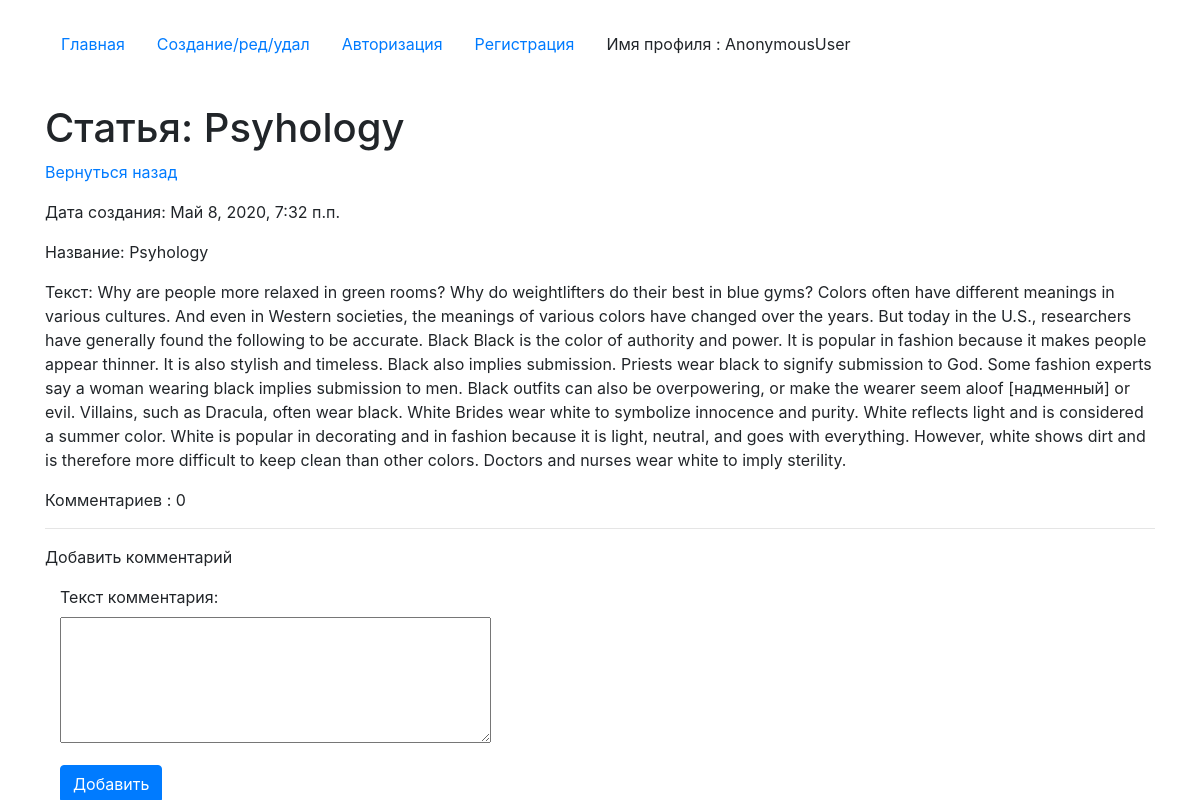
Page /detail/18 on the committed database.
### core/models.py (models this page shows, shortened)
class Articles(models.Model):
    author = models.ForeignKey(User, on_delete = models.CASCADE, verbose_name='Владелец статьи', blank = True, null = True )
    create_date = models.DateTimeField(auto_now=True)
    name = models.CharField(max_length=200, verbose_name='Название')
    text = models.TextField(verbose_name='Текст')
    class Meta:
        verbose_name='Статью'
        verbose_name_plural='Статьи'

### core/views.py (the view, shortened to what this page needs)
# urls.py: path('detail/<int:pk>', views.HomeDetailView.as_view(), name='detail_page'),
class HomeDetailView(CustomSuccessMessageMixin, FormMixin, DetailView):
    model = Articles
    template_name = 'detail.html'
    context_object_name = 'get_article'
    form_class = CommentForm
    success_msg = 'Комментарий успешно создан, ожидайте модерации'

### core/forms.py
class CommentForm(forms.ModelForm):
    class Meta:
        model = Comments
        fields = ('text',)
    def __init__(self,*args,**kwargs):
        super().__init__(*args,**kwargs)
        for field in self.fields:
            self.fields[field].widget.attrs['class'] = 'form-control'
        self.fields['text'].widget = Textarea(attrs={'rows':5})

### core/templates/detail.html (shortened to what this page needs)
{% extends 'index.html' %}
{% block content %}
<h1 class="mt-4">Статья: {{get_article.name}}</h1>
<p><a href="/">Вернуться назад</a></p>
<p>Дата создания:  {{get_article.create_date}}</p>
<p>Название:  {{get_article.name}}</p>
<p>Текст: {{get_article.text}}</p>
<p>Комментариев : {{get_article.comments_articles.all.count}}</p>
<hr>
<p>Добавить комментарий</p>
<div class="col-4">
            <form action="" id="add_form" method="post">
               {{form.as_p}}
            </form>
            <button form="add_form" type="submit" class="btn btn-primary">Добавить</button>
</div>
{% endblock %}

### rows in the picture
Articles: name "Psyhology", create_date "Май 8, 2020, 7:32 п.п.", text "Why are people more relaxed in green rooms? Why do weightlifters do their best in blue gyms? Colors often have different meanings in various cultures. And even in Western societies, the meanings of various colors have changed over the years. But today in the U.S., researchers have generally found the following to be accurate. Black Black is the color of authority and power. It is popular in fashion because it makes people appear thinner. It is also stylish and timeless. Black also implies submission. Priests wear black to signify submission to God. Some fashion experts say a woman wearing black implies submission to men. Black outfits can also be overpowering, or make the wearer seem aloof…", comments_articles.all.count "0"

### other values in the picture
{{ request.user }} "AnonymousUser"
